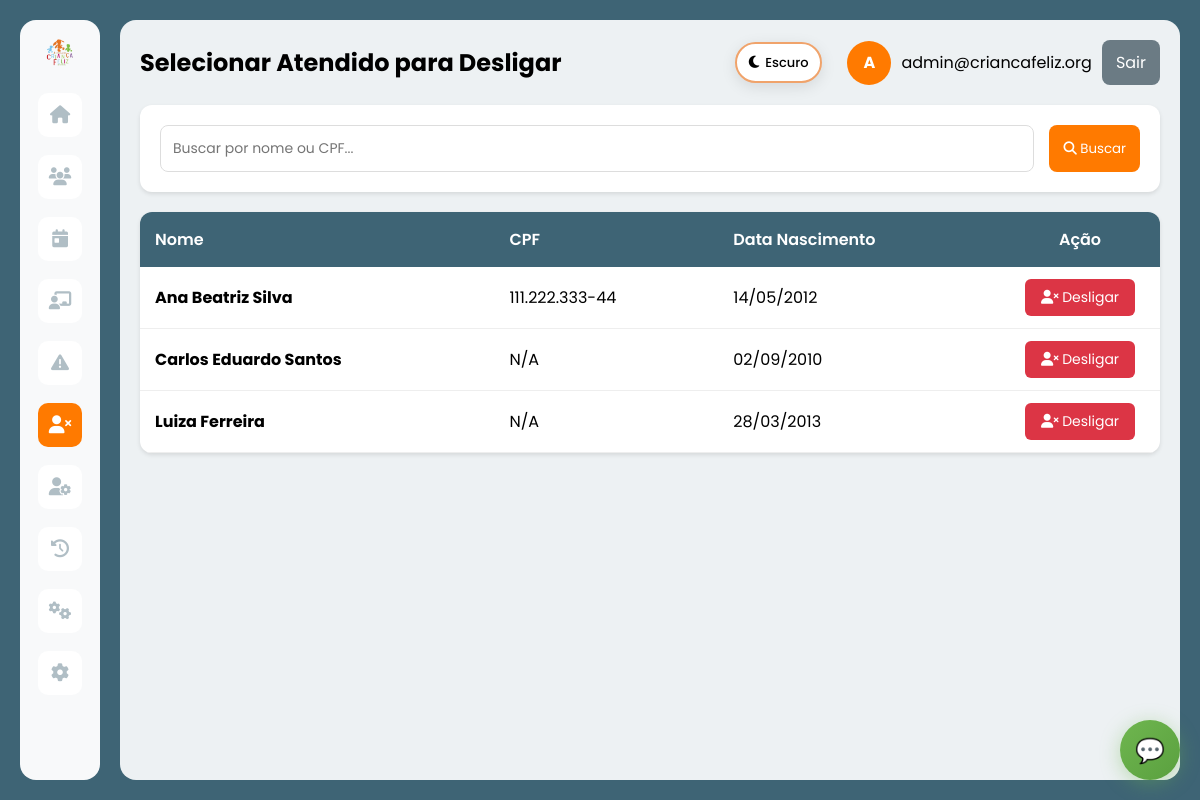
The app's page /desligamento.php?action=novo (signed in) with its own data.
### tables this page shows
CREATE TABLE IF NOT EXISTS `atendido` (
  `idatendido` int(11) NOT NULL,
  `status` varchar(20) DEFAULT NULL,
  `data_cadastro` date DEFAULT NULL,
  `data_acolhimento` date DEFAULT NULL,
  `nome` varchar(100) DEFAULT NULL,
  `data_nascimento` date DEFAULT NULL,
  `faixa_etaria` varchar(20) DEFAULT NULL,
  `cpf` varchar(14) DEFAULT NULL,
  `rg` varchar(20) DEFAULT NULL,
  `endereco` varchar(255) DEFAULT NULL,
  `foto` varchar(255) DEFAULT NULL,
  `id_responsavel` int(11) DEFAULT NULL
);

### app/Controllers/BaseController.php (called while the page is built, shortened)
<?php
class BaseController {
    protected $authService;
    public function __construct() {
        $this->authService = new AuthService();
    }
    protected function renderWithLayout($layout, $view, $data = []) {
        $data['currentUser'] = $this->authService->getCurrentUser();
        $data['isLoggedIn'] = $this->authService->isLoggedIn();
        $data['old_input'] = $_SESSION['old_input'] ?? [];
        view($view, $data);
    }
    protected function getParam($key, $default = null) {
        return $_REQUEST[$key] ?? $default;
    }
    protected function requireAuth() {
        $this->authService->requireAuth();
    }
    protected function requirePermission($permission) {
        $this->authService->requirePermission($permission);
    }
}

### app/Config/Database.php (called while the page is built, shortened)
<?php
class Database {
    private static $host = null;
    private static $dbname = null;
    private static $username = null;
    private static $password = null;
    private static $port = null;
    private static $charset = 'utf8mb4';
    private static $pdo = null;
    private static function initConfig() {
        if (self::$host === null) {
            self::$host = getenv('DB_HOST') ?: 'localhost';
            self::$port = getenv('DB_PORT') ?: '3306';
            self::$dbname = getenv('DB_DATABASE') ?: (getenv('DB_NAME') ?: 'criancafeliz_db');
            self::$username = getenv('DB_USERNAME') ?: (getenv('DB_USER') ?: 'criancafeliz_criancafeliz');
            self::$password = getenv('DB_PASSWORD') !== false ? getenv('DB_PASSWORD') : 'Windows10@';
        }
    }
    public static function getConnection() {
        if (self::$pdo === null) {
            try {
                $dsn = "mysql:host=" . self::$host . ";port=" . self::$port . ";dbname=" . self::$dbname . ";charset=" . self::$charset;
                $options = [
                    PDO::ATTR_ERRMODE            => PDO::ERRMODE_EXCEPTION,
                    PDO::ATTR_DEFAULT_FETCH_MODE => PDO::FETCH_ASSOC,
                    PDO::ATTR_EMULATE_PREPARES   => false,
                    PDO::MYSQL_ATTR_INIT_COMMAND => "SET NAMES utf8mb4"
                ];
                self::$pdo = new PDO($dsn, self::$username, self::$password, $options);
            } catch (PDOException $e) {
                error_log('❌ ERRO ao conectar ao banco: ' . $e->getMessage());
                throw new Exception('Erro ao conectar ao banco de dados: ' . $e->getMessage());
            }
        }
        return self::$pdo;
    }
}

### app/Models/BaseModelDB.php (called while the page is built, shortened)
<?php
abstract class BaseModelDB {
    protected $table;
    protected $pdo;
    public function __construct($table, $primaryKey = 'id') {
        $this->table = $table;
        $this->pdo = Database::getConnection();
    }
    public function all() {
        $stmt = $this->pdo->query("SELECT * FROM {$this->table}");
        return $stmt->fetchAll();
    }
    public function findAll() {
        return $this->all();
    }
}

### app/Views/desligamento/selecionar.php (the view, shortened to what this page needs)
<div class="busca-container">
    <form method="GET" action="desligamento.php">
        <div class="busca-row">
            <input type="text" name="search" class="busca-input"
                   placeholder="Buscar por nome ou CPF..."
                   value="<?php echo htmlspecialchars($search); ?>">
            <button type="submit" class="btn">
                <i class="fas fa-search"></i> Buscar
            </button>
        </div>
    </form>
</div>
<div class="tabela-atendidos">
    <table>
        <thead>
            <tr>
                <th>Nome</th>
                <th>CPF</th>
                <th>Data Nascimento</th>
                <th style="text-align: center;">Ação</th>
            </tr>
        </thead>
        <tbody>
            <?php if (empty($atendidos)): ?>
                <tr>
                    <td colspan="4">
                        <div class="empty-state">
                            <i class="fas fa-inbox"></i>
                            <p>Nenhum atendido encontrado</p>
                        </div>
                    </td>
                </tr>
            <?php else: ?>
                <?php foreach ($atendidos as $atendido): ?>
                    <?php $id = $atendido['idatendido'] ?? $atendido['id']; ?>
                    <tr>
                        <td><strong><?php echo htmlspecialchars($atendido['nome']); ?></strong></td>
                        <td><?php echo htmlspecialchars($atendido['cpf'] ?? 'N/A'); ?></td>
                        <td>
                            <?php
                            if (!empty($atendido['data_nascimento'])) {
                                $data = new DateTime($atendido['data_nascimento']);
                                echo $data->format('d/m/Y');
                            } else {
                                echo 'N/A';
                            }
                            ?>
                        </td>
                        <td style="text-align: center;">
                            <a href="desligamento.php?action=novo&id=<?php echo $id; ?>" class="btn-desligar">
                                <i class="fas fa-user-times"></i> Desligar
                            </a>
                        </td>
                    </tr>
                <?php endforeach; ?>
            <?php endif; ?>
        </tbody>
    </table>
</div>

### css/style.css (style rules this page uses)
* { margin: 0; padding: 0; box-sizing: border-box; font-family: 'Poppins', sans-serif; }
body { font-family: 'Poppins', sans-serif; }
html { font-family: 'Poppins', sans-serif; }
.fa, .fas, .far, .fal, .fab, i.fa, i.fas, i.far, i.fal, i.fab { font-family: "Font Awesome 6 Free" !important; font-style: normal !important; font-weight: 900 !important; }
:root { --bg-primary: #ffffff; --bg-secondary: #f8f9fa; --bg-tertiary: #edf1f3; --text-primary: #000000; --text-secondary: #333333; --text-muted: #999999; --border-color: #f0a36b; --input-bg: #ffffff; --card-bg: #ffffff; --shadow: rgba(0, 0, 0, 0.15); --shadow-light: rgba(0, 0, 0, 0.1); --primary-green: #6fb64f; --primary-orange: #f0a36b; --primary-orange-hover: #d98242; --error-bg: #fee; --error-border: #fcc; --error-text: #c33; }
body { font-family: 'Poppins', sans-serif; background: var(--bg-primary); color: var(--text-primary); min-height: 100vh; margin: 0; padding: 0; transition: background-color 0.3s ease, color 0.3s ease; }
td { white-space: nowrap; }
th[style*="width:160px"], td:last-child { width: 160px; text-align: center; }

### app/Views/layouts/main.php (style rules this page uses)
* { font-family: 'Poppins', sans-serif; }
.fa, .fas, .far, .fal, .fab { font-family: "Font Awesome 6 Free" !important; }
body { background: #3E6475; margin: 0; padding: 0; font-family: 'Poppins', sans-serif; }
.btn { background: #ff7a00; color: #fff; border: none; padding: 10px 14px; border-radius: 8px; cursor: pointer; text-decoration: none; display: inline-block; font-family: 'Poppins', sans-serif; }
input, select, textarea, button { font-family: 'Poppins', sans-serif; }
h1, h2, h3, h4, h5, h6, p, span, div, a, label { font-family: 'Poppins', sans-serif; }
i.fa, i.fas, i.far, i.fal, i.fab { font-family: "Font Awesome 6 Free" !important; font-style: normal; }

### app/Views/desligamento/selecionar.php (style rules this page uses)
.busca-container { background: #fff; padding: 20px; border-radius: 12px; margin-bottom: 20px; box-shadow: 0 2px 4px rgba(0,0,0,0.1); }
.busca-row { display: flex; gap: 15px; }
.busca-input { flex: 1; padding: 12px; border: 1px solid #ddd; border-radius: 8px; font-size: 14px; }
.tabela-atendidos { background: #fff; border-radius: 12px; overflow: hidden; box-shadow: 0 2px 4px rgba(0,0,0,0.1); }
.tabela-atendidos table { width: 100%; border-collapse: collapse; }
.tabela-atendidos th { background: #3E6475; color: #fff; padding: 15px; text-align: left; font-weight: 600; }
.tabela-atendidos td { padding: 12px 15px; border-bottom: 1px solid #eee; }
.btn-desligar { padding: 8px 16px; background: #dc3545; color: #fff; border: none; border-radius: 6px; cursor: pointer; font-size: 14px; text-decoration: none; display: inline-block; }

### records on screen
atendido: nome "Ana Beatriz Silva", cpf "111.222.333-44", data_nascimento "14/05/2012"
atendido: nome "Carlos Eduardo Santos", cpf "N/A", data_nascimento "02/09/2010"
atendido: nome "Luiza Ferreira", cpf "N/A", data_nascimento "28/03/2013"

### other values on screen
$pageTitle "Selecionar Atendido para Desligar"
substr($currentUser['name'] ?? 'U', 0, 1) "A"
$currentUser['email'] "admin@criancafeliz.org"
